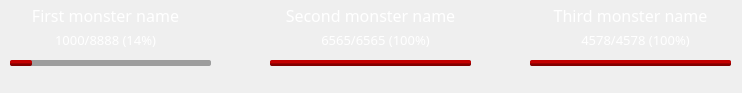
<?xml version="1.0" encoding="UTF-8"?>
<ui version="4.0">
 <class>OverlayWindow</class>
 <widget class="QWidget" name="OverlayWindow">
  <property name="geometry">
   <rect>
    <x>0</x>
    <y>0</y>
    <width>742</width>
    <height>93</height>
   </rect>
  </property>
  <property name="minimumSize">
   <size>
    <width>742</width>
    <height>93</height>
   </size>
  </property>
  <property name="maximumSize">
   <size>
    <width>742</width>
    <height>93</height>
   </size>
  </property>
  <property name="windowTitle">
   <string>Overlay</string>
  </property>
  <property name="windowOpacity">
   <double>1.000000000000000</double>
  </property>
  <property name="autoFillBackground">
   <bool>false</bool>
  </property>
  <property name="styleSheet">
   <string notr="true">QLabel {
	color: white;
}

QProgressBar {
	background-color: rgba(75, 75, 75, 0.5);
	border-radius: 2px;
}

QProgressBar::chunk {
	border-radius: 2px;
}</string>
  </property>
  <widget class="QLabel" name="firstMonsterName">
   <property name="geometry">
    <rect>
     <x>0</x>
     <y>0</y>
     <width>211</width>
     <height>31</height>
    </rect>
   </property>
   <property name="font">
    <font>
     <family>MS Reference Sans Serif</family>
     <pointsize>12</pointsize>
    </font>
   </property>
   <property name="styleSheet">
    <string notr="true"/>
   </property>
   <property name="text">
    <string>First monster name</string>
   </property>
   <property name="alignment">
    <set>Qt::AlignCenter</set>
   </property>
  </widget>
  <widget class="QProgressBar" name="firstMonsterHPBar">
   <property name="enabled">
    <bool>true</bool>
   </property>
   <property name="geometry">
    <rect>
     <x>10</x>
     <y>60</y>
     <width>201</width>
     <height>6</height>
    </rect>
   </property>
   <property name="palette">
    <palette>
     <active>
      <colorrole role="WindowText">
       <brush brushstyle="SolidPattern">
        <color alpha="255">
         <red>0</red>
         <green>0</green>
         <blue>0</blue>
        </color>
       </brush>
      </colorrole>
      <colorrole role="Button">
       <brush brushstyle="SolidPattern">
        <color alpha="127">
         <red>75</red>
         <green>75</green>
         <blue>75</blue>
        </color>
       </brush>
      </colorrole>
      <colorrole role="Light">
       <brush brushstyle="SolidPattern">
        <color alpha="255">
         <red>255</red>
         <green>41</green>
         <blue>41</blue>
        </color>
       </brush>
      </colorrole>
      <colorrole role="Midlight">
       <brush brushstyle="SolidPattern">
        <color alpha="255">
         <red>224</red>
         <green>22</green>
         <blue>22</blue>
        </color>
       </brush>
      </colorrole>
      <colorrole role="Dark">
       <brush brushstyle="SolidPattern">
        <color alpha="255">
         <red>97</red>
         <green>2</green>
         <blue>2</blue>
        </color>
       </brush>
      </colorrole>
      <colorrole role="Mid">
       <brush brushstyle="SolidPattern">
        <color alpha="255">
         <red>129</red>
         <green>2</green>
         <blue>2</blue>
        </color>
       </brush>
      </colorrole>
      <colorrole role="Text">
       <brush brushstyle="SolidPattern">
        <color alpha="255">
         <red>0</red>
         <green>0</green>
         <blue>0</blue>
        </color>
       </brush>
      </colorrole>
      <colorrole role="BrightText">
       <brush brushstyle="SolidPattern">
        <color alpha="255">
         <red>255</red>
         <green>255</green>
         <blue>255</blue>
        </color>
       </brush>
      </colorrole>
      <colorrole role="ButtonText">
       <brush brushstyle="SolidPattern">
        <color alpha="255">
         <red>0</red>
         <green>0</green>
         <blue>0</blue>
        </color>
       </brush>
      </colorrole>
      <colorrole role="Base">
       <brush brushstyle="SolidPattern">
        <color alpha="127">
         <red>75</red>
         <green>75</green>
         <blue>75</blue>
        </color>
       </brush>
      </colorrole>
      <colorrole role="Window">
       <brush brushstyle="SolidPattern">
        <color alpha="127">
         <red>75</red>
         <green>75</green>
         <blue>75</blue>
        </color>
       </brush>
      </colorrole>
      <colorrole role="Shadow">
       <brush brushstyle="SolidPattern">
        <color alpha="255">
         <red>0</red>
         <green>0</green>
         <blue>0</blue>
        </color>
       </brush>
      </colorrole>
      <colorrole role="AlternateBase">
       <brush brushstyle="SolidPattern">
        <color alpha="255">
         <red>224</red>
         <green>129</green>
         <blue>129</blue>
        </color>
       </brush>
      </colorrole>
      <colorrole role="ToolTipBase">
       <brush brushstyle="SolidPattern">
        <color alpha="255">
         <red>255</red>
         <green>255</green>
         <blue>220</blue>
        </color>
       </brush>
      </colorrole>
      <colorrole role="ToolTipText">
       <brush brushstyle="SolidPattern">
        <color alpha="255">
         <red>0</red>
         <green>0</green>
         <blue>0</blue>
        </color>
       </brush>
      </colorrole>
     </active>
     <inactive>
      <colorrole role="WindowText">
       <brush brushstyle="SolidPattern">
        <color alpha="255">
         <red>0</red>
         <green>0</green>
         <blue>0</blue>
        </color>
       </brush>
      </colorrole>
      <colorrole role="Button">
       <brush brushstyle="SolidPattern">
        <color alpha="127">
         <red>75</red>
         <green>75</green>
         <blue>75</blue>
        </color>
       </brush>
      </colorrole>
      <colorrole role="Light">
       <brush brushstyle="SolidPattern">
        <color alpha="255">
         <red>255</red>
         <green>41</green>
         <blue>41</blue>
        </color>
       </brush>
      </colorrole>
      <colorrole role="Midlight">
       <brush brushstyle="SolidPattern">
        <color alpha="255">
         <red>224</red>
         <green>22</green>
         <blue>22</blue>
        </color>
       </brush>
      </colorrole>
      <colorrole role="Dark">
       <brush brushstyle="SolidPattern">
        <color alpha="255">
         <red>97</red>
         <green>2</green>
         <blue>2</blue>
        </color>
       </brush>
      </colorrole>
      <colorrole role="Mid">
       <brush brushstyle="SolidPattern">
        <color alpha="255">
         <red>129</red>
         <green>2</green>
         <blue>2</blue>
        </color>
       </brush>
      </colorrole>
      <colorrole role="Text">
       <brush brushstyle="SolidPattern">
        <color alpha="255">
         <red>0</red>
         <green>0</green>
         <blue>0</blue>
        </color>
       </brush>
      </colorrole>
      <colorrole role="BrightText">
       <brush brushstyle="SolidPattern">
        <color alpha="255">
         <red>255</red>
         <green>255</green>
         <blue>255</blue>
        </color>
       </brush>
      </colorrole>
      <colorrole role="ButtonText">
       <brush brushstyle="SolidPattern">
        <color alpha="255">
         <red>0</red>
         <green>0</green>
         <blue>0</blue>
        </color>
       </brush>
      </colorrole>
      <colorrole role="Base">
       <brush brushstyle="SolidPattern">
        <color alpha="127">
         <red>75</red>
         <green>75</green>
         <blue>75</blue>
        </color>
       </brush>
      </colorrole>
      <colorrole role="Window">
       <brush brushstyle="SolidPattern">
        <color alpha="127">
         <red>75</red>
         <green>75</green>
         <blue>75</blue>
        </color>
       </brush>
      </colorrole>
      <colorrole role="Shadow">
       <brush brushstyle="SolidPattern">
        <color alpha="255">
         <red>0</red>
         <green>0</green>
         <blue>0</blue>
        </color>
       </brush>
      </colorrole>
      <colorrole role="AlternateBase">
       <brush brushstyle="SolidPattern">
        <color alpha="255">
         <red>224</red>
         <green>129</green>
         <blue>129</blue>
        </color>
       </brush>
      </colorrole>
      <colorrole role="ToolTipBase">
       <brush brushstyle="SolidPattern">
        <color alpha="255">
         <red>255</red>
         <green>255</green>
         <blue>220</blue>
        </color>
       </brush>
      </colorrole>
      <colorrole role="ToolTipText">
       <brush brushstyle="SolidPattern">
        <color alpha="255">
         <red>0</red>
         <green>0</green>
         <blue>0</blue>
        </color>
       </brush>
      </colorrole>
     </inactive>
     <disabled>
      <colorrole role="WindowText">
       <brush brushstyle="SolidPattern">
        <color alpha="255">
         <red>97</red>
         <green>2</green>
         <blue>2</blue>
        </color>
       </brush>
      </colorrole>
      <colorrole role="Button">
       <brush brushstyle="SolidPattern">
        <color alpha="127">
         <red>75</red>
         <green>75</green>
         <blue>75</blue>
        </color>
       </brush>
      </colorrole>
      <colorrole role="Light">
       <brush brushstyle="SolidPattern">
        <color alpha="255">
         <red>255</red>
         <green>41</green>
         <blue>41</blue>
        </color>
       </brush>
      </colorrole>
      <colorrole role="Midlight">
       <brush brushstyle="SolidPattern">
        <color alpha="255">
         <red>224</red>
         <green>22</green>
         <blue>22</blue>
        </color>
       </brush>
      </colorrole>
      <colorrole role="Dark">
       <brush brushstyle="SolidPattern">
        <color alpha="255">
         <red>97</red>
         <green>2</green>
         <blue>2</blue>
        </color>
       </brush>
      </colorrole>
      <colorrole role="Mid">
       <brush brushstyle="SolidPattern">
        <color alpha="255">
         <red>129</red>
         <green>2</green>
         <blue>2</blue>
        </color>
       </brush>
      </colorrole>
      <colorrole role="Text">
       <brush brushstyle="SolidPattern">
        <color alpha="255">
         <red>97</red>
         <green>2</green>
         <blue>2</blue>
        </color>
       </brush>
      </colorrole>
      <colorrole role="BrightText">
       <brush brushstyle="SolidPattern">
        <color alpha="255">
         <red>255</red>
         <green>255</green>
         <blue>255</blue>
        </color>
       </brush>
      </colorrole>
      <colorrole role="ButtonText">
       <brush brushstyle="SolidPattern">
        <color alpha="255">
         <red>97</red>
         <green>2</green>
         <blue>2</blue>
        </color>
       </brush>
      </colorrole>
      <colorrole role="Base">
       <brush brushstyle="SolidPattern">
        <color alpha="127">
         <red>75</red>
         <green>75</green>
         <blue>75</blue>
        </color>
       </brush>
      </colorrole>
      <colorrole role="Window">
       <brush brushstyle="SolidPattern">
        <color alpha="127">
         <red>75</red>
         <green>75</green>
         <blue>75</blue>
        </color>
       </brush>
      </colorrole>
      <colorrole role="Shadow">
       <brush brushstyle="SolidPattern">
        <color alpha="255">
         <red>0</red>
         <green>0</green>
         <blue>0</blue>
        </color>
       </brush>
      </colorrole>
      <colorrole role="AlternateBase">
       <brush brushstyle="SolidPattern">
        <color alpha="255">
         <red>194</red>
         <green>4</green>
         <blue>4</blue>
        </color>
       </brush>
      </colorrole>
      <colorrole role="ToolTipBase">
       <brush brushstyle="SolidPattern">
        <color alpha="255">
         <red>255</red>
         <green>255</green>
         <blue>220</blue>
        </color>
       </brush>
      </colorrole>
      <colorrole role="ToolTipText">
       <brush brushstyle="SolidPattern">
        <color alpha="255">
         <red>0</red>
         <green>0</green>
         <blue>0</blue>
        </color>
       </brush>
      </colorrole>
     </disabled>
    </palette>
   </property>
   <property name="autoFillBackground">
    <bool>false</bool>
   </property>
   <property name="styleSheet">
    <string notr="true">QProgressBar::chunk {
	background-color: qlineargradient(spread:pad, x1:1, y1:0.665, x2:1, y2:0.239, stop:0 rgba(131, 0, 0, 255), stop:0.522727 rgba(198, 0, 0, 255), stop:1 rgba(194, 0, 0, 255))
}</string>
   </property>
   <property name="maximum">
    <number>8888</number>
   </property>
   <property name="value">
    <number>1000</number>
   </property>
   <property name="textVisible">
    <bool>false</bool>
   </property>
   <property name="invertedAppearance">
    <bool>false</bool>
   </property>
  </widget>
  <widget class="QLabel" name="firstMonsterHPText">
   <property name="geometry">
    <rect>
     <x>0</x>
     <y>30</y>
     <width>211</width>
     <height>20</height>
    </rect>
   </property>
   <property name="font">
    <font>
     <family>MS Reference Sans Serif</family>
     <pointsize>10</pointsize>
    </font>
   </property>
   <property name="styleSheet">
    <string notr="true"/>
   </property>
   <property name="text">
    <string>1000/8888 (14%)</string>
   </property>
   <property name="alignment">
    <set>Qt::AlignCenter</set>
   </property>
  </widget>
  <widget class="QLabel" name="secondMonsterName">
   <property name="geometry">
    <rect>
     <x>260</x>
     <y>0</y>
     <width>221</width>
     <height>31</height>
    </rect>
   </property>
   <property name="font">
    <font>
     <family>MS Reference Sans Serif</family>
     <pointsize>12</pointsize>
    </font>
   </property>
   <property name="styleSheet">
    <string notr="true"/>
   </property>
   <property name="text">
    <string>Second monster name</string>
   </property>
   <property name="alignment">
    <set>Qt::AlignCenter</set>
   </property>
  </widget>
  <widget class="QLabel" name="secondMonsterHPText">
   <property name="geometry">
    <rect>
     <x>270</x>
     <y>30</y>
     <width>211</width>
     <height>20</height>
    </rect>
   </property>
   <property name="font">
    <font>
     <family>MS Reference Sans Serif</family>
     <pointsize>10</pointsize>
    </font>
   </property>
   <property name="styleSheet">
    <string notr="true"/>
   </property>
   <property name="text">
    <string>6565/6565 (100%)</string>
   </property>
   <property name="alignment">
    <set>Qt::AlignCenter</set>
   </property>
  </widget>
  <widget class="QProgressBar" name="secondMonsterHPBar">
   <property name="enabled">
    <bool>true</bool>
   </property>
   <property name="geometry">
    <rect>
     <x>270</x>
     <y>60</y>
     <width>201</width>
     <height>6</height>
    </rect>
   </property>
   <property name="palette">
    <palette>
     <active>
      <colorrole role="WindowText">
       <brush brushstyle="SolidPattern">
        <color alpha="255">
         <red>0</red>
         <green>0</green>
         <blue>0</blue>
        </color>
       </brush>
      </colorrole>
      <colorrole role="Button">
       <brush brushstyle="SolidPattern">
        <color alpha="127">
         <red>75</red>
         <green>75</green>
         <blue>75</blue>
        </color>
       </brush>
      </colorrole>
      <colorrole role="Light">
       <brush brushstyle="SolidPattern">
        <color alpha="255">
         <red>255</red>
         <green>41</green>
         <blue>41</blue>
        </color>
       </brush>
      </colorrole>
      <colorrole role="Midlight">
       <brush brushstyle="SolidPattern">
        <color alpha="255">
         <red>224</red>
         <green>22</green>
         <blue>22</blue>
        </color>
       </brush>
      </colorrole>
      <colorrole role="Dark">
       <brush brushstyle="SolidPattern">
        <color alpha="255">
         <red>97</red>
         <green>2</green>
         <blue>2</blue>
        </color>
       </brush>
      </colorrole>
      <colorrole role="Mid">
       <brush brushstyle="SolidPattern">
        <color alpha="255">
         <red>129</red>
         <green>2</green>
         <blue>2</blue>
        </color>
       </brush>
      </colorrole>
      <colorrole role="Text">
       <brush brushstyle="SolidPattern">
        <color alpha="255">
         <red>0</red>
         <green>0</green>
         <blue>0</blue>
        </color>
       </brush>
      </colorrole>
      <colorrole role="BrightText">
       <brush brushstyle="SolidPattern">
        <color alpha="255">
         <red>255</red>
         <green>255</green>
         <blue>255</blue>
        </color>
       </brush>
      </colorrole>
      <colorrole role="ButtonText">
       <brush brushstyle="SolidPattern">
        <color alpha="255">
         <red>0</red>
         <green>0</green>
         <blue>0</blue>
        </color>
       </brush>
      </colorrole>
      <colorrole role="Base">
       <brush brushstyle="SolidPattern">
        <color alpha="127">
         <red>75</red>
         <green>75</green>
         <blue>75</blue>
        </color>
       </brush>
      </colorrole>
      <colorrole role="Window">
       <brush brushstyle="SolidPattern">
        <color alpha="127">
         <red>75</red>
         <green>75</green>
         <blue>75</blue>
        </color>
       </brush>
      </colorrole>
      <colorrole role="Shadow">
       <brush brushstyle="SolidPattern">
        <color alpha="255">
         <red>0</red>
         <green>0</green>
         <blue>0</blue>
        </color>
       </brush>
      </colorrole>
      <colorrole role="AlternateBase">
       <brush brushstyle="SolidPattern">
        <color alpha="255">
         <red>224</red>
         <green>129</green>
         <blue>129</blue>
        </color>
       </brush>
      </colorrole>
      <colorrole role="ToolTipBase">
       <brush brushstyle="SolidPattern">
        <color alpha="255">
         <red>255</red>
         <green>255</green>
         <blue>220</blue>
        </color>
       </brush>
      </colorrole>
      <colorrole role="ToolTipText">
       <brush brushstyle="SolidPattern">
        <color alpha="255">
         <red>0</red>
         <green>0</green>
         <blue>0</blue>
        </color>
       </brush>
      </colorrole>
     </active>
     <inactive>
      <colorrole role="WindowText">
       <brush brushstyle="SolidPattern">
        <color alpha="255">
         <red>0</red>
         <green>0</green>
         <blue>0</blue>
        </color>
       </brush>
      </colorrole>
      <colorrole role="Button">
       <brush brushstyle="SolidPattern">
        <color alpha="127">
         <red>75</red>
         <green>75</green>
         <blue>75</blue>
        </color>
       </brush>
      </colorrole>
      <colorrole role="Light">
       <brush brushstyle="SolidPattern">
        <color alpha="255">
         <red>255</red>
         <green>41</green>
         <blue>41</blue>
        </color>
       </brush>
      </colorrole>
      <colorrole role="Midlight">
       <brush brushstyle="SolidPattern">
        <color alpha="255">
         <red>224</red>
         <green>22</green>
         <blue>22</blue>
        </color>
       </brush>
      </colorrole>
      <colorrole role="Dark">
       <brush brushstyle="SolidPattern">
        <color alpha="255">
         <red>97</red>
         <green>2</green>
         <blue>2</blue>
        </color>
       </brush>
      </colorrole>
      <colorrole role="Mid">
       <brush brushstyle="SolidPattern">
        <color alpha="255">
         <red>129</red>
         <green>2</green>
         <blue>2</blue>
        </color>
       </brush>
      </colorrole>
      <colorrole role="Text">
       <brush brushstyle="SolidPattern">
        <color alpha="255">
         <red>0</red>
         <green>0</green>
         <blue>0</blue>
        </color>
       </brush>
      </colorrole>
      <colorrole role="BrightText">
       <brush brushstyle="SolidPattern">
        <color alpha="255">
         <red>255</red>
         <green>255</green>
         <blue>255</blue>
        </color>
       </brush>
      </colorrole>
      <colorrole role="ButtonText">
       <brush brushstyle="SolidPattern">
        <color alpha="255">
         <red>0</red>
         <green>0</green>
         <blue>0</blue>
        </color>
       </brush>
      </colorrole>
      <colorrole role="Base">
       <brush brushstyle="SolidPattern">
        <color alpha="127">
         <red>75</red>
         <green>75</green>
         <blue>75</blue>
        </color>
       </brush>
      </colorrole>
      <colorrole role="Window">
       <brush brushstyle="SolidPattern">
        <color alpha="127">
         <red>75</red>
         <green>75</green>
         <blue>75</blue>
        </color>
       </brush>
      </colorrole>
      <colorrole role="Shadow">
       <brush brushstyle="SolidPattern">
        <color alpha="255">
         <red>0</red>
         <green>0</green>
         <blue>0</blue>
        </color>
       </brush>
      </colorrole>
      <colorrole role="AlternateBase">
       <brush brushstyle="SolidPattern">
        <color alpha="255">
         <red>224</red>
         <green>129</green>
         <blue>129</blue>
        </color>
       </brush>
      </colorrole>
      <colorrole role="ToolTipBase">
       <brush brushstyle="SolidPattern">
        <color alpha="255">
         <red>255</red>
         <green>255</green>
         <blue>220</blue>
        </color>
       </brush>
      </colorrole>
      <colorrole role="ToolTipText">
       <brush brushstyle="SolidPattern">
        <color alpha="255">
         <red>0</red>
         <green>0</green>
         <blue>0</blue>
        </color>
       </brush>
      </colorrole>
     </inactive>
     <disabled>
      <colorrole role="WindowText">
       <brush brushstyle="SolidPattern">
        <color alpha="255">
         <red>97</red>
         <green>2</green>
         <blue>2</blue>
        </color>
       </brush>
      </colorrole>
      <colorrole role="Button">
       <brush brushstyle="SolidPattern">
        <color alpha="127">
         <red>75</red>
         <green>75</green>
         <blue>75</blue>
        </color>
       </brush>
      </colorrole>
      <colorrole role="Light">
       <brush brushstyle="SolidPattern">
        <color alpha="255">
         <red>255</red>
         <green>41</green>
         <blue>41</blue>
        </color>
       </brush>
      </colorrole>
      <colorrole role="Midlight">
       <brush brushstyle="SolidPattern">
        <color alpha="255">
         <red>224</red>
         <green>22</green>
         <blue>22</blue>
        </color>
       </brush>
      </colorrole>
      <colorrole role="Dark">
       <brush brushstyle="SolidPattern">
        <color alpha="255">
         <red>97</red>
         <green>2</green>
         <blue>2</blue>
        </color>
       </brush>
      </colorrole>
      <colorrole role="Mid">
       <brush brushstyle="SolidPattern">
        <color alpha="255">
         <red>129</red>
         <green>2</green>
         <blue>2</blue>
        </color>
       </brush>
      </colorrole>
      <colorrole role="Text">
       <brush brushstyle="SolidPattern">
        <color alpha="255">
         <red>97</red>
         <green>2</green>
         <blue>2</blue>
        </color>
       </brush>
      </colorrole>
      <colorrole role="BrightText">
       <brush brushstyle="SolidPattern">
        <color alpha="255">
         <red>255</red>
         <green>255</green>
         <blue>255</blue>
        </color>
       </brush>
      </colorrole>
      <colorrole role="ButtonText">
       <brush brushstyle="SolidPattern">
        <color alpha="255">
         <red>97</red>
         <green>2</green>
         <blue>2</blue>
        </color>
       </brush>
      </colorrole>
      <colorrole role="Base">
       <brush brushstyle="SolidPattern">
        <color alpha="127">
         <red>75</red>
         <green>75</green>
         <blue>75</blue>
        </color>
       </brush>
      </colorrole>
      <colorrole role="Window">
       <brush brushstyle="SolidPattern">
        <color alpha="127">
         <red>75</red>
         <green>75</green>
         <blue>75</blue>
        </color>
       </brush>
      </colorrole>
      <colorrole role="Shadow">
       <brush brushstyle="SolidPattern">
        <color alpha="255">
         <red>0</red>
         <green>0</green>
         <blue>0</blue>
        </color>
       </brush>
      </colorrole>
      <colorrole role="AlternateBase">
       <brush brushstyle="SolidPattern">
        <color alpha="255">
         <red>194</red>
         <green>4</green>
         <blue>4</blue>
        </color>
       </brush>
      </colorrole>
      <colorrole role="ToolTipBase">
       <brush brushstyle="SolidPattern">
        <color alpha="255">
         <red>255</red>
         <green>255</green>
         <blue>220</blue>
        </color>
       </brush>
      </colorrole>
      <colorrole role="ToolTipText">
       <brush brushstyle="SolidPattern">
        <color alpha="255">
         <red>0</red>
         <green>0</green>
         <blue>0</blue>
        </color>
       </brush>
      </colorrole>
     </disabled>
    </palette>
   </property>
   <property name="autoFillBackground">
    <bool>false</bool>
   </property>
   <property name="styleSheet">
    <string notr="true">QProgressBar::chunk {
	background-color: qlineargradient(spread:pad, x1:1, y1:0.665, x2:1, y2:0.239, stop:0 rgba(131, 0, 0, 255), stop:0.522727 rgba(198, 0, 0, 255), stop:1 rgba(194, 0, 0, 255))
}</string>
   </property>
   <property name="maximum">
    <number>6565</number>
   </property>
   <property name="value">
    <number>6565</number>
   </property>
   <property name="textVisible">
    <bool>false</bool>
   </property>
   <property name="invertedAppearance">
    <bool>false</bool>
   </property>
  </widget>
  <widget class="QProgressBar" name="thirdMonsterHPBar">
   <property name="enabled">
    <bool>true</bool>
   </property>
   <property name="geometry">
    <rect>
     <x>530</x>
     <y>60</y>
     <width>201</width>
     <height>6</height>
    </rect>
   </property>
   <property name="palette">
    <palette>
     <active>
      <colorrole role="WindowText">
       <brush brushstyle="SolidPattern">
        <color alpha="255">
         <red>0</red>
         <green>0</green>
         <blue>0</blue>
        </color>
       </brush>
      </colorrole>
      <colorrole role="Button">
       <brush brushstyle="SolidPattern">
        <color alpha="127">
         <red>75</red>
         <green>75</green>
         <blue>75</blue>
        </color>
       </brush>
      </colorrole>
      <colorrole role="Light">
       <brush brushstyle="SolidPattern">
        <color alpha="255">
         <red>255</red>
         <green>41</green>
         <blue>41</blue>
        </color>
       </brush>
      </colorrole>
      <colorrole role="Midlight">
       <brush brushstyle="SolidPattern">
        <color alpha="255">
         <red>224</red>
         <green>22</green>
         <blue>22</blue>
        </color>
       </brush>
      </colorrole>
      <colorrole role="Dark">
       <brush brushstyle="SolidPattern">
        <color alpha="255">
         <red>97</red>
         <green>2</green>
         <blue>2</blue>
        </color>
       </brush>
      </colorrole>
      <colorrole role="Mid">
       <brush brushstyle="SolidPattern">
        <color alpha="255">
         <red>129</red>
         <green>2</green>
         <blue>2</blue>
        </color>
       </brush>
      </colorrole>
      <colorrole role="Text">
       <brush brushstyle="SolidPattern">
        <color alpha="255">
         <red>0</red>
         <green>0</green>
         <blue>0</blue>
        </color>
       </brush>
      </colorrole>
      <colorrole role="BrightText">
       <brush brushstyle="SolidPattern">
        <color alpha="255">
         <red>255</red>
         <green>255</green>
         <blue>255</blue>
        </color>
       </brush>
      </colorrole>
      <colorrole role="ButtonText">
       <brush brushstyle="SolidPattern">
        <color alpha="255">
         <red>0</red>
         <green>0</green>
         <blue>0</blue>
        </color>
       </brush>
      </colorrole>
      <colorrole role="Base">
       <brush brushstyle="SolidPattern">
        <color alpha="127">
         <red>75</red>
         <green>75</green>
         <blue>75</blue>
        </color>
       </brush>
      </colorrole>
      <colorrole role="Window">
       <brush brushstyle="SolidPattern">
        <color alpha="127">
         <red>75</red>
         <green>75</green>
         <blue>75</blue>
        </color>
       </brush>
      </colorrole>
      <colorrole role="Shadow">
       <brush brushstyle="SolidPattern">
        <color alpha="255">
         <red>0</red>
         <green>0</green>
         <blue>0</blue>
        </color>
       </brush>
      </colorrole>
      <colorrole role="AlternateBase">
       <brush brushstyle="SolidPattern">
        <color alpha="255">
         <red>224</red>
         <green>129</green>
         <blue>129</blue>
        </color>
       </brush>
      </colorrole>
      <colorrole role="ToolTipBase">
       <brush brushstyle="SolidPattern">
        <color alpha="255">
         <red>255</red>
         <green>255</green>
         <blue>220</blue>
        </color>
       </brush>
      </colorrole>
      <colorrole role="ToolTipText">
       <brush brushstyle="SolidPattern">
        <color alpha="255">
         <red>0</red>
         <green>0</green>
         <blue>0</blue>
        </color>
       </brush>
      </colorrole>
     </active>
     <inactive>
      <colorrole role="WindowText">
       <brush brushstyle="SolidPattern">
        <color alpha="255">
         <red>0</red>
         <green>0</green>
         <blue>0</blue>
        </color>
       </brush>
      </colorrole>
      <colorrole role="Button">
       <brush brushstyle="SolidPattern">
        <color alpha="127">
         <red>75</red>
         <green>75</green>
         <blue>75</blue>
        </color>
       </brush>
      </colorrole>
      <colorrole role="Light">
       <brush brushstyle="SolidPattern">
        <color alpha="255">
         <red>255</red>
         <green>41</green>
         <blue>41</blue>
        </color>
       </brush>
      </colorrole>
      <colorrole role="Midlight">
       <brush brushstyle="SolidPattern">
        <color alpha="255">
         <red>224</red>
         <green>22</green>
         <blue>22</blue>
        </color>
       </brush>
      </colorrole>
      <colorrole role="Dark">
       <brush brushstyle="SolidPattern">
        <color alpha="255">
         <red>97</red>
         <green>2</green>
         <blue>2</blue>
        </color>
       </brush>
      </colorrole>
      <colorrole role="Mid">
       <brush brushstyle="SolidPattern">
        <color alpha="255">
         <red>129</red>
         <green>2</green>
         <blue>2</blue>
        </color>
       </brush>
      </colorrole>
      <colorrole role="Text">
       <brush brushstyle="SolidPattern">
        <color alpha="255">
         <red>0</red>
         <green>0</green>
         <blue>0</blue>
        </color>
       </brush>
      </colorrole>
      <colorrole role="BrightText">
       <brush brushstyle="SolidPattern">
        <color alpha="255">
         <red>255</red>
         <green>255</green>
         <blue>255</blue>
        </color>
       </brush>
      </colorrole>
      <colorrole role="ButtonText">
       <brush brushstyle="SolidPattern">
        <color alpha="255">
         <red>0</red>
         <green>0</green>
         <blue>0</blue>
        </color>
       </brush>
      </colorrole>
      <colorrole role="Base">
       <brush brushstyle="SolidPattern">
        <color alpha="127">
         <red>75</red>
         <green>75</green>
         <blue>75</blue>
        </color>
       </brush>
      </colorrole>
      <colorrole role="Window">
       <brush brushstyle="SolidPattern">
        <color alpha="127">
         <red>75</red>
         <green>75</green>
         <blue>75</blue>
        </color>
       </brush>
      </colorrole>
      <colorrole role="Shadow">
       <brush brushstyle="SolidPattern">
        <color alpha="255">
         <red>0</red>
         <green>0</green>
         <blue>0</blue>
        </color>
       </brush>
      </colorrole>
      <colorrole role="AlternateBase">
       <brush brushstyle="SolidPattern">
        <color alpha="255">
         <red>224</red>
         <green>129</green>
         <blue>129</blue>
        </color>
       </brush>
      </colorrole>
      <colorrole role="ToolTipBase">
       <brush brushstyle="SolidPattern">
        <color alpha="255">
         <red>255</red>
         <green>255</green>
         <blue>220</blue>
        </color>
       </brush>
      </colorrole>
      <colorrole role="ToolTipText">
       <brush brushstyle="SolidPattern">
        <color alpha="255">
         <red>0</red>
         <green>0</green>
         <blue>0</blue>
        </color>
       </brush>
      </colorrole>
     </inactive>
     <disabled>
      <colorrole role="WindowText">
       <brush brushstyle="SolidPattern">
        <color alpha="255">
         <red>97</red>
         <green>2</green>
         <blue>2</blue>
        </color>
       </brush>
      </colorrole>
      <colorrole role="Button">
       <brush brushstyle="SolidPattern">
        <color alpha="127">
         <red>75</red>
         <green>75</green>
         <blue>75</blue>
        </color>
       </brush>
      </colorrole>
      <colorrole role="Light">
       <brush brushstyle="SolidPattern">
        <color alpha="255">
         <red>255</red>
         <green>41</green>
         <blue>41</blue>
        </color>
       </brush>
      </colorrole>
      <colorrole role="Midlight">
       <brush brushstyle="SolidPattern">
        <color alpha="255">
         <red>224</red>
         <green>22</green>
         <blue>22</blue>
        </color>
       </brush>
      </colorrole>
      <colorrole role="Dark">
       <brush brushstyle="SolidPattern">
        <color alpha="255">
         <red>97</red>
         <green>2</green>
         <blue>2</blue>
        </color>
       </brush>
      </colorrole>
      <colorrole role="Mid">
       <brush brushstyle="SolidPattern">
        <color alpha="255">
         <red>129</red>
         <green>2</green>
         <blue>2</blue>
        </color>
       </brush>
      </colorrole>
      <colorrole role="Text">
       <brush brushstyle="SolidPattern">
        <color alpha="255">
         <red>97</red>
         <green>2</green>
         <blue>2</blue>
        </color>
       </brush>
      </colorrole>
      <colorrole role="BrightText">
       <brush brushstyle="SolidPattern">
        <color alpha="255">
         <red>255</red>
         <green>255</green>
         <blue>255</blue>
        </color>
       </brush>
      </colorrole>
      <colorrole role="ButtonText">
       <brush brushstyle="SolidPattern">
        <color alpha="255">
         <red>97</red>
         <green>2</green>
         <blue>2</blue>
        </color>
       </brush>
      </colorrole>
      <colorrole role="Base">
       <brush brushstyle="SolidPattern">
        <color alpha="127">
         <red>75</red>
         <green>75</green>
         <blue>75</blue>
        </color>
       </brush>
      </colorrole>
      <colorrole role="Window">
       <brush brushstyle="SolidPattern">
        <color alpha="127">
         <red>75</red>
         <green>75</green>
         <blue>75</blue>
        </color>
       </brush>
      </colorrole>
      <colorrole role="Shadow">
       <brush brushstyle="SolidPattern">
        <color alpha="255">
         <red>0</red>
         <green>0</green>
         <blue>0</blue>
        </color>
       </brush>
      </colorrole>
      <colorrole role="AlternateBase">
       <brush brushstyle="SolidPattern">
        <color alpha="255">
         <red>194</red>
         <green>4</green>
         <blue>4</blue>
        </color>
       </brush>
      </colorrole>
      <colorrole role="ToolTipBase">
       <brush brushstyle="SolidPattern">
        <color alpha="255">
         <red>255</red>
         <green>255</green>
         <blue>220</blue>
        </color>
       </brush>
      </colorrole>
      <colorrole role="ToolTipText">
       <brush brushstyle="SolidPattern">
        <color alpha="255">
         <red>0</red>
         <green>0</green>
         <blue>0</blue>
        </color>
       </brush>
      </colorrole>
     </disabled>
    </palette>
   </property>
   <property name="autoFillBackground">
    <bool>false</bool>
   </property>
   <property name="styleSheet">
    <string notr="true">QProgressBar::chunk {
	background-color: qlineargradient(spread:pad, x1:1, y1:0.665, x2:1, y2:0.239, stop:0 rgba(131, 0, 0, 255), stop:0.522727 rgba(198, 0, 0, 255), stop:1 rgba(194, 0, 0, 255))
}</string>
   </property>
   <property name="maximum">
    <number>4578</number>
   </property>
   <property name="value">
    <number>4578</number>
   </property>
   <property name="textVisible">
    <bool>false</bool>
   </property>
   <property name="invertedAppearance">
    <bool>false</bool>
   </property>
  </widget>
  <widget class="QLabel" name="thirdMonsterName">
   <property name="geometry">
    <rect>
     <x>520</x>
     <y>0</y>
     <width>221</width>
     <height>31</height>
    </rect>
   </property>
   <property name="font">
    <font>
     <family>MS Reference Sans Serif</family>
     <pointsize>12</pointsize>
    </font>
   </property>
   <property name="styleSheet">
    <string notr="true"/>
   </property>
   <property name="text">
    <string>Third monster name</string>
   </property>
   <property name="alignment">
    <set>Qt::AlignCenter</set>
   </property>
  </widget>
  <widget class="QLabel" name="thirdMonsterHPText">
   <property name="geometry">
    <rect>
     <x>530</x>
     <y>30</y>
     <width>211</width>
     <height>20</height>
    </rect>
   </property>
   <property name="font">
    <font>
     <family>MS Reference Sans Serif</family>
     <pointsize>10</pointsize>
    </font>
   </property>
   <property name="styleSheet">
    <string notr="true"/>
   </property>
   <property name="text">
    <string>4578/4578 (100%)</string>
   </property>
   <property name="alignment">
    <set>Qt::AlignCenter</set>
   </property>
  </widget>
 </widget>
 <resources/>
 <connections/>
</ui>
